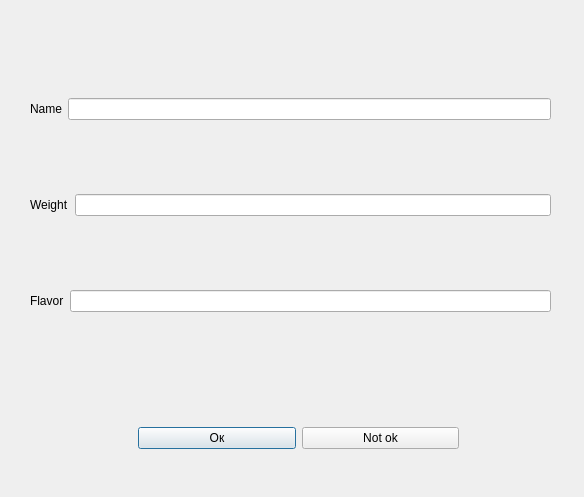
<?xml version="1.0" encoding="UTF-8"?>
<ui version="4.0">
 <class>Edit_window</class>
 <widget class="QDialog" name="Edit_window">
  <property name="geometry">
   <rect>
    <x>0</x>
    <y>0</y>
    <width>584</width>
    <height>497</height>
   </rect>
  </property>
  <property name="windowTitle">
   <string>Dialog</string>
  </property>
  <widget class="QWidget" name="layoutWidget">
   <property name="geometry">
    <rect>
     <x>138</x>
     <y>408</y>
     <width>321</width>
     <height>61</height>
    </rect>
   </property>
   <layout class="QHBoxLayout" name="horizontalLayout_2">
    <item>
     <widget class="QPushButton" name="pushButton_3">
      <property name="text">
       <string>Ок</string>
      </property>
     </widget>
    </item>
    <item>
     <widget class="QPushButton" name="pushButton_4">
      <property name="text">
       <string>Not ok</string>
      </property>
     </widget>
    </item>
   </layout>
  </widget>
  <widget class="QWidget" name="layoutWidget_2">
   <property name="geometry">
    <rect>
     <x>30</x>
     <y>30</y>
     <width>521</width>
     <height>351</height>
    </rect>
   </property>
   <layout class="QVBoxLayout" name="verticalLayout_2">
    <item>
     <layout class="QHBoxLayout" name="horizontalLayout_6">
      <item>
       <widget class="QLabel" name="label_5">
        <property name="text">
         <string>Name</string>
        </property>
       </widget>
      </item>
      <item>
       <widget class="QLineEdit" name="lineEdit_5"/>
      </item>
     </layout>
    </item>
    <item>
     <layout class="QHBoxLayout" name="horizontalLayout_7">
      <item>
       <widget class="QLabel" name="label_6">
        <property name="text">
         <string>Weight</string>
        </property>
       </widget>
      </item>
      <item>
       <widget class="QLineEdit" name="lineEdit_6"/>
      </item>
     </layout>
    </item>
    <item>
     <layout class="QHBoxLayout" name="horizontalLayout_8">
      <item>
       <widget class="QLabel" name="label_7">
        <property name="text">
         <string>Flavor</string>
        </property>
       </widget>
      </item>
      <item>
       <widget class="QLineEdit" name="lineEdit_7"/>
      </item>
     </layout>
    </item>
   </layout>
  </widget>
 </widget>
 <resources/>
 <connections/>
</ui>
